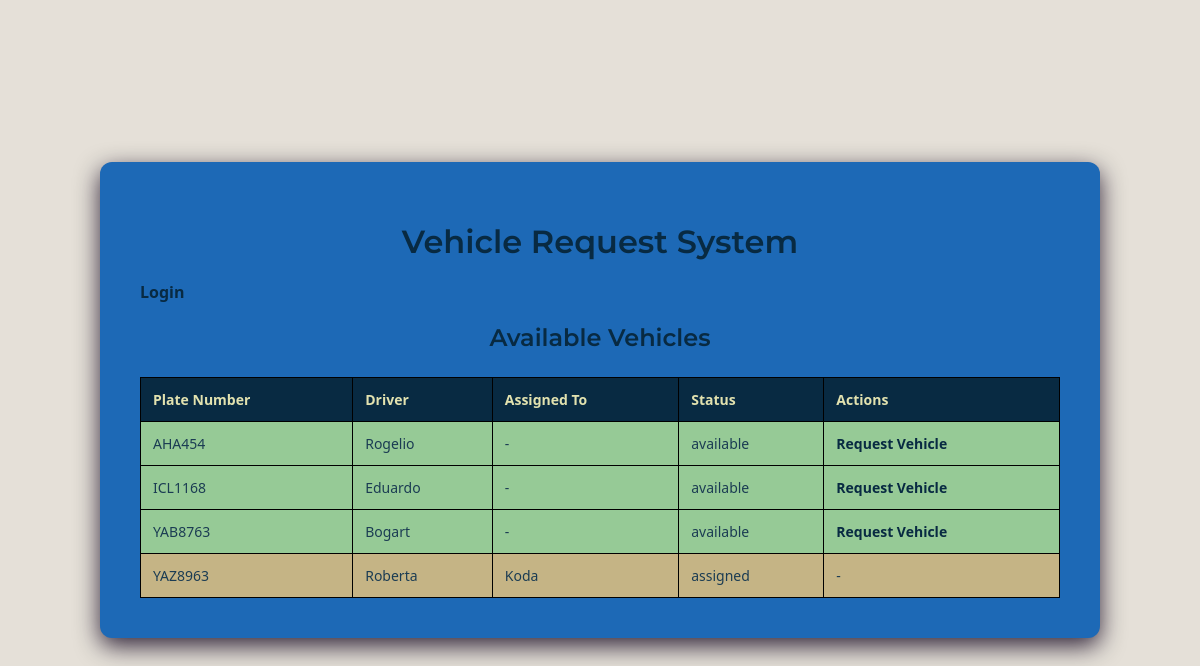
Page /dashboard.php on the committed database.
### tables this page shows
CREATE TABLE `vehicles` (
  `id` int(11) NOT NULL,
  `plate_number` varchar(20) NOT NULL,
  `driver_name` varchar(100) DEFAULT NULL,
  `make` varchar(100) DEFAULT NULL,
  `model` varchar(100) DEFAULT NULL,
  `type` varchar(100) DEFAULT NULL,
  `assigned_to` varchar(100) DEFAULT NULL,
  `status` enum('available','assigned','returning','unavailable') DEFAULT 'available',
  `created_at` timestamp NOT NULL DEFAULT current_timestamp()
);

### dashboard.php (the view, shortened to what this page needs)
<?php
require 'db.php';
$isAdmin = isset($_SESSION['user']) && $_SESSION['user']['role'] === 'admin';
$isEmployee = isset($_SESSION['user']) && $_SESSION['user']['role'] === 'employee';
$username = $_SESSION['user']['name'] ?? null;
$stmt = $pdo->query("SELECT * FROM vehicles ORDER BY
    CASE WHEN status = 'available' THEN 0 ELSE 1 END, plate_number ASC");
$vehicles = $stmt->fetchAll(PDO::FETCH_ASSOC);
?>
<!DOCTYPE html>
<html lang="en">
<head>
    <link rel="stylesheet" href="styles.css">
</head>
<body>
<div class="modal-container">
    <div class="modal">
        <header class="modal-header">
            <h1>Vehicle Request System</h1>
            <div class="auth-links">
                <?php if ($username): ?>
                    <span>Welcome, <?= htmlspecialchars($username) ?>!</span>
                    <a href="logout.php" class="logout-button">Logout</a>
                <?php else: ?>
                    <a href="login.php">Login</a>
                <?php endif; ?>
            </div>
        </header>
        <section class="vehicle-section">
            <div class="section-header">
                <h2>Available Vehicles</h2>
            </div>
            <table class="vehicle-table">
                <thead>
                    <tr>
                        <th>Plate Number</th>
                        <th>Driver</th>
                        <th>Assigned To</th>
                        <th>Status</th>
                        <th>Actions</th>
                    </tr>
                </thead>
                <tbody>
                <?php foreach ($vehicles as $vehicle): ?>
                    <tr class="<?=
            $vehicle['status'] === 'available' ? 'available' :
            ($vehicle['status'] === 'assigned' ? 'assigned' :
            ($vehicle['status'] === 'returning' ? 'unavailable' : 'unavailable'))
        ?>">
                        <td><?= htmlspecialchars($vehicle['plate_number']) ?></td>
                        <td><?= htmlspecialchars($vehicle['driver_name']) ?></td>
                        <td><?= htmlspecialchars($vehicle['assigned_to'] ?? '-') ?></td>
                        <td><?= htmlspecialchars($vehicle['status']) ?></td>
                        <td>
                            <?php if ($isAdmin): ?>
                                <?php if ($vehicle['status'] === 'returning'): ?>
                                    <a href="process_return.php?id=<?= $vehicle['id'] ?>" onclick="return confirm('Return confirmed?')">Accept return</a> |
                                <?php endif; ?>
                                <a href="admin/edit_vehicle.php?id=<?= $vehicle['id'] ?>">Edit</a> |
                                <a href="admin/delete_vehicle.php?id=<?= $vehicle['id'] ?>" onclick="return confirm('Delete vehicle?')">Delete</a>
                            <?php elseif ($isEmployee && $vehicle['status'] === 'available'): ?>
                                <a href="request_vehicle.php?id=<?= $vehicle['id'] ?>" >Request Vehicle</a>
                            <?php elseif ($vehicle['status'] === 'assigned' && $vehicle['assigned_to'] === $username): ?>
                                <a href="return_vehicle.php?id=<?= $vehicle['id'] ?>" >Return Vehicle</a>
                            <?php elseif (!isset($_SESSION['user']) && $vehicle['status'] === 'available'): ?>
                                <a href="login.php" >Request Vehicle</a>
                            <?php else: ?>
                                -
                            <?php endif; ?>
                        </td>
                    </tr>
                <?php endforeach; ?>
                </tbody>
            </table>
        </section>
    </div>
</div>
</body>
</html>

### styles.css (style rules this page uses)
:root { --slate-ish: #082a42; --blue-ish: #1d69b6; --clay-ish: #4682A9; --cream-ish: #e2e2af; --gray-ish: #E5E0D8; }
* { margin: 0; padding: 0; box-sizing: border-box; }
body { font-family: 'Segoe UI', Tahoma, Geneva, Verdana, sans-serif; background-color: #E5E0D8; display: flex; justify-content: center; align-items: center; min-height: 100vh; color:#1B3C53; }
.modal-container { background-color: var(--blue-ish); border-radius: 12px; padding: 40px; width: 90%; max-width: 1000px; box-shadow: 0 8px 24px rgba(14, 0, 27, 0.842); }
h1, h2, h3 { font-family: Montserrat, sans-serif; margin: 20px 0 20px 0; font-weight: 600; color: var(--slate-ish); text-align: center; }
a { text-decoration: none; font-weight: 600; color: var(--slate-ish); }
table { width: 100%; border-collapse: collapse; margin-top: 25px; }
th, td { padding: 12px; border: 1px solid black ; text-align: left; font-size: 14px; }
th { background-color: var(--slate-ish); color: var(--cream-ish); font-weight: 600; }
tr { background-color: var(--cream-ish); }
tr.available { background-color: #96ca96; }
tr.assigned { background-color: #c5b485; }

### rows in the picture
vehicles: plate_number "AHA454", driver_name "Rogelio", assigned_to "-", status "available", shows "Request Vehicle"
vehicles: plate_number "ICL1168", driver_name "Eduardo", assigned_to "-", status "available", shows "Request Vehicle"
vehicles: plate_number "YAB8763", driver_name "Bogart", assigned_to "-", status "available", shows "Request Vehicle"
vehicles: plate_number "YAZ8963", driver_name "Roberta", assigned_to "Koda", status "assigned"
